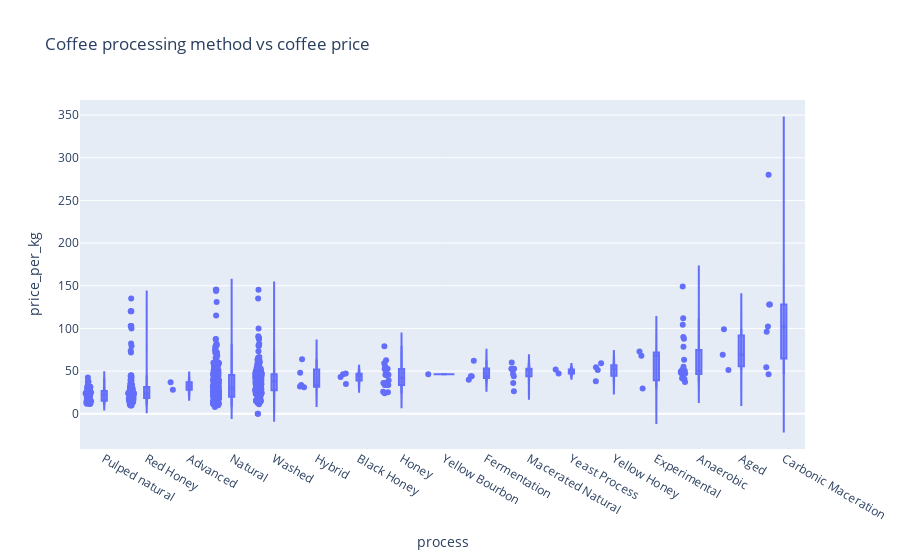

Here is the notebook cell this chart was saved with:
### Code cell
categorical_data = ['process', 'destination', 'roast', 'blend', 'arabica_robusta', 'origin']

process_fig = px.violin(coffee_df, x='process', y='price_per_kg', box=True, points="all", title="Coffee processing method vs coffee price")
process_fig.update_layout(xaxis_type="category", xaxis={'categoryorder':'mean ascending'})

### Figure 1 — Plotly figure (JSON) as saved in the notebook; plotly's stock layout.template omitted (floating-point values rounded to 4 significant figures; data arrays with more than 128 entries replaced by an {"elided": "..."} marker saying what was removed)
{"data": [{"alignmentgroup": "True", "box": {"visible": true}, "hovertemplate": "process=%{x}<br>price_per_kg=%{y}<extra></extra>", "legendgroup": "", "marker": {"color": "#636efa"}, "name": "", "offsetgroup": "", "orientation": "v", "points": "all", "scalegroup": "True", "showlegend": false, "type": "violin", "x": {"elided": "865 str values"}, "x0": " ", "xaxis": "x", "y": {"elided": "865 float values"}, "y0": " ", "yaxis": "y"}], "layout": {"legend": {"tracegroupgap": 0}, "title": {"text": "Coffee processing method vs coffee price"}, "violinmode": "group", "xaxis": {"anchor": "y", "categoryorder": "mean ascending", "domain": [0, 1], "title": {"text": "process"}, "type": "category"}, "yaxis": {"anchor": "x", "domain": [0, 1], "title": {"text": "price_per_kg"}}}}
